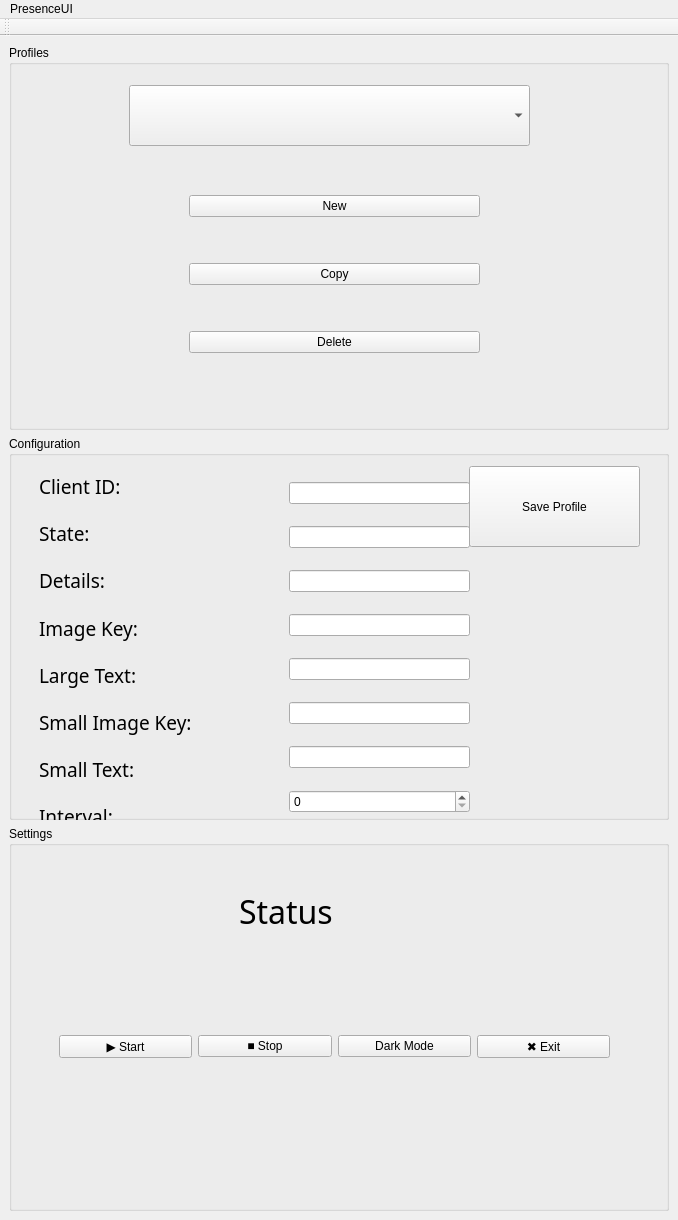
<?xml version="1.0" encoding="UTF-8"?>
<ui version="4.0">
 <class>MainWindow</class>
 <widget class="QMainWindow" name="MainWindow">
  <property name="geometry">
   <rect>
    <x>0</x>
    <y>0</y>
    <width>678</width>
    <height>1220</height>
   </rect>
  </property>
  <property name="windowTitle">
   <string>MainWindow</string>
  </property>
  <widget class="QWidget" name="centralwidget">
   <layout class="QVBoxLayout" name="verticalLayout">
    <item>
     <widget class="QGroupBox" name="Profiles">
      <property name="title">
       <string>Profiles</string>
      </property>
      <widget class="QComboBox" name="profileComboBox">
       <property name="geometry">
        <rect>
         <x>120</x>
         <y>40</y>
         <width>401</width>
         <height>61</height>
        </rect>
       </property>
      </widget>
      <widget class="QWidget" name="">
       <property name="geometry">
        <rect>
         <x>180</x>
         <y>110</y>
         <width>291</width>
         <height>241</height>
        </rect>
       </property>
       <layout class="QVBoxLayout" name="verticalLayout_2">
        <item>
         <widget class="QPushButton" name="newProfileButton">
          <property name="text">
           <string>New</string>
          </property>
         </widget>
        </item>
        <item>
         <widget class="QPushButton" name="copyProfileButton">
          <property name="text">
           <string>Copy</string>
          </property>
         </widget>
        </item>
        <item>
         <widget class="QPushButton" name="deleteProfileButton">
          <property name="text">
           <string>Delete</string>
          </property>
         </widget>
        </item>
       </layout>
      </widget>
     </widget>
    </item>
    <item>
     <widget class="QGroupBox" name="Configuration">
      <property name="title">
       <string>Configuration</string>
      </property>
      <widget class="QPushButton" name="saveProfileButton">
       <property name="geometry">
        <rect>
         <x>460</x>
         <y>30</y>
         <width>171</width>
         <height>81</height>
        </rect>
       </property>
       <property name="text">
        <string>Save Profile</string>
       </property>
      </widget>
      <widget class="QWidget" name="">
       <property name="geometry">
        <rect>
         <x>30</x>
         <y>30</y>
         <width>251</width>
         <height>371</height>
        </rect>
       </property>
       <layout class="QVBoxLayout" name="verticalLayout_3">
        <item>
         <widget class="QLabel" name="label">
          <property name="font">
           <font>
            <family>Venomica</family>
            <pointsize>14</pointsize>
           </font>
          </property>
          <property name="text">
           <string>Client ID:</string>
          </property>
         </widget>
        </item>
        <item>
         <widget class="QLabel" name="label_2">
          <property name="font">
           <font>
            <family>Venomica</family>
            <pointsize>14</pointsize>
           </font>
          </property>
          <property name="text">
           <string>State:</string>
          </property>
         </widget>
        </item>
        <item>
         <widget class="QLabel" name="label_4">
          <property name="font">
           <font>
            <family>Venomica</family>
            <pointsize>14</pointsize>
           </font>
          </property>
          <property name="text">
           <string>Details:</string>
          </property>
         </widget>
        </item>
        <item>
         <widget class="QLabel" name="label_5">
          <property name="font">
           <font>
            <family>Venomica</family>
            <pointsize>14</pointsize>
           </font>
          </property>
          <property name="text">
           <string>Image Key:</string>
          </property>
         </widget>
        </item>
        <item>
         <widget class="QLabel" name="label_6">
          <property name="font">
           <font>
            <family>Venomica</family>
            <pointsize>14</pointsize>
           </font>
          </property>
          <property name="text">
           <string>Large Text:</string>
          </property>
         </widget>
        </item>
        <item>
         <widget class="QLabel" name="label_7">
          <property name="font">
           <font>
            <family>Venomica</family>
            <pointsize>14</pointsize>
           </font>
          </property>
          <property name="text">
           <string>Small Image Key:</string>
          </property>
         </widget>
        </item>
        <item>
         <widget class="QLabel" name="label_9">
          <property name="font">
           <font>
            <family>Venomica</family>
            <pointsize>14</pointsize>
           </font>
          </property>
          <property name="text">
           <string>Small Text:</string>
          </property>
         </widget>
        </item>
        <item>
         <widget class="QLabel" name="label_8">
          <property name="font">
           <font>
            <family>Venomica</family>
            <pointsize>14</pointsize>
           </font>
          </property>
          <property name="text">
           <string>Interval:</string>
          </property>
         </widget>
        </item>
       </layout>
      </widget>
      <widget class="QWidget" name="">
       <property name="geometry">
        <rect>
         <x>280</x>
         <y>30</y>
         <width>181</width>
         <height>371</height>
        </rect>
       </property>
       <layout class="QVBoxLayout" name="verticalLayout_4">
        <item>
         <widget class="QLineEdit" name="clientIdEdit">
          <property name="text">
           <string/>
          </property>
         </widget>
        </item>
        <item>
         <widget class="QLineEdit" name="stateEdit">
          <property name="text">
           <string/>
          </property>
         </widget>
        </item>
        <item>
         <widget class="QLineEdit" name="detailsEdit">
          <property name="text">
           <string/>
          </property>
         </widget>
        </item>
        <item>
         <widget class="QLineEdit" name="largeImageEdit">
          <property name="text">
           <string/>
          </property>
         </widget>
        </item>
        <item>
         <widget class="QLineEdit" name="largeTextEdit">
          <property name="text">
           <string/>
          </property>
         </widget>
        </item>
        <item>
         <widget class="QLineEdit" name="smallImageEdit">
          <property name="text">
           <string/>
          </property>
         </widget>
        </item>
        <item>
         <widget class="QLineEdit" name="smallTextEdit">
          <property name="text">
           <string/>
          </property>
         </widget>
        </item>
        <item>
         <widget class="QSpinBox" name="intervalSpinBox"/>
        </item>
       </layout>
      </widget>
     </widget>
    </item>
    <item>
     <widget class="QGroupBox" name="groupBox">
      <property name="mouseTracking">
       <bool>true</bool>
      </property>
      <property name="title">
       <string>Settings</string>
      </property>
      <widget class="QLabel" name="statusLabel">
       <property name="geometry">
        <rect>
         <x>230</x>
         <y>50</y>
         <width>161</width>
         <height>71</height>
        </rect>
       </property>
       <property name="font">
        <font>
         <family>Venomica</family>
         <pointsize>24</pointsize>
         <bold>false</bold>
        </font>
       </property>
       <property name="text">
        <string>Status</string>
       </property>
      </widget>
      <widget class="QWidget" name="">
       <property name="geometry">
        <rect>
         <x>50</x>
         <y>140</y>
         <width>551</width>
         <height>161</height>
        </rect>
       </property>
       <layout class="QHBoxLayout" name="horizontalLayout">
        <item>
         <widget class="QPushButton" name="startButton">
          <property name="text">
           <string>▶ Start</string>
          </property>
         </widget>
        </item>
        <item>
         <widget class="QPushButton" name="stopButton">
          <property name="text">
           <string>■ Stop</string>
          </property>
         </widget>
        </item>
        <item>
         <widget class="QPushButton" name="themeButton">
          <property name="text">
           <string>Dark Mode</string>
          </property>
         </widget>
        </item>
        <item>
         <widget class="QPushButton" name="exitButton">
          <property name="text">
           <string>✖ Exit</string>
          </property>
         </widget>
        </item>
       </layout>
      </widget>
     </widget>
    </item>
   </layout>
  </widget>
  <widget class="QMenuBar" name="menubar">
   <property name="geometry">
    <rect>
     <x>0</x>
     <y>0</y>
     <width>678</width>
     <height>33</height>
    </rect>
   </property>
   <widget class="QMenu" name="menuPresenceUI">
    <property name="title">
     <string>PresenceUI</string>
    </property>
   </widget>
   <addaction name="menuPresenceUI"/>
  </widget>
  <widget class="QToolBar" name="toolBar">
   <property name="windowTitle">
    <string>toolBar</string>
   </property>
   <attribute name="toolBarArea">
    <enum>TopToolBarArea</enum>
   </attribute>
   <attribute name="toolBarBreak">
    <bool>false</bool>
   </attribute>
  </widget>
 </widget>
 <resources/>
 <connections/>
</ui>
